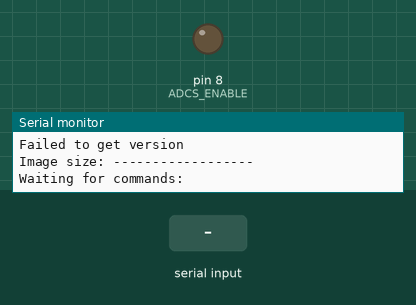
Simulated run of this sketch. Board: Arduino Uno, built with avr-gcc and run on an emulated ATmega328P. Parts: output pins drawn as LEDs (lit = HIGH), the last lines printed to the serial monitor. The test bench sets the inputs (shaded band). Pins used as bus, display or sensor lines are not drawn.

Above: at 2.5 s.
2.6 s: "ENADCS\n" received over Serial
At 3.0 s:
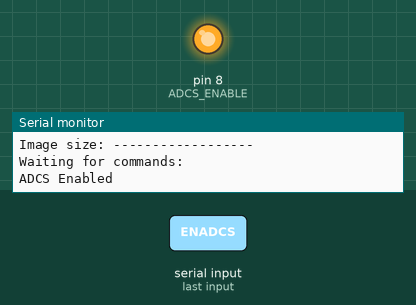
4.1 s: "TEMPOBC\n" received over the second serial link
5.6 s: "TEMPOBC\n" received over Serial
7.1 s: "TEMPEPS\n" received over the second serial link
8.6 s: "TEMPEPS\n" received over Serial
10.1 s: "VBAT\n" received over the second serial link
Timing chart, 0 to 12.6 s (numbered marks = the images above; inputs shaded):
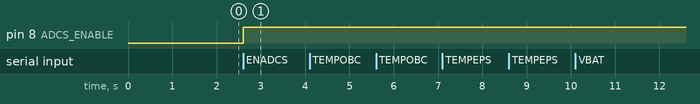

The sketch:

OBCIntegratedExercises.ino
```cpp
#include <Adafruit_VC0706.h>
#include <SoftwareSerial.h>
#include <SPI.h>
#include <LoRa.h>


#define PIN_VBAT   A0
#define PIN_OBCTEMP A1

#define RFM95_CS 10
#define RFM95_RST 9
#define RFM95_INT 2

#define ADCS_RESET 7      // Active Low
#define ADCS_ENABLE 8     // Active Low


// Change to 434.0 or other frequency, must match RX's freq!
// #define RF95_FREQ 434.0 //915.0

#define ENABLE_PAYLOAD_SERIAL
#define ENABLE_TELEMETRY_SERIAL

SoftwareSerial ADCSSerial (3,4);

SoftwareSerial cameraconnection(5,6);

Adafruit_VC0706 cam = Adafruit_VC0706(&cameraconnection);


String secretKey = "STAFFORDPWROX";
String inputmsg;

uint8_t OBCconnected = 0;

// User Flags

#define SERIALMODE      // If this line is "UNCOMMENTED", the OBC will function with Serial over USB and LoRa radio will be disabled.
                        // "COMMENT" this line to use the LoRa radio.

void setup()
{
  pinMode(ADCS_ENABLE, OUTPUT);
  digitalWrite(ADCS_ENABLE, LOW);
  pinMode(ADCS_RESET, OUTPUT);
  digitalWrite(ADCS_RESET, HIGH);
  pinMode(RFM95_RST, OUTPUT);
  digitalWrite(RFM95_RST, HIGH);

  Serial.begin(9600);
  Serial.print("On Board Computer ");
  Serial.print(secretKey);
  Serial.println(" initialized");

  #ifndef SERIALMODE
    setupLora();
  #endif
  cameraSetup();

  Serial.println("------------------");
  Serial.println("Waiting for commands: ");

  ADCSSerial.begin(9600);
}

void loop()
{
  #ifdef SERIALMODE
    if(Serial.available())
    {
      inputmsg = Serial.readStringUntil('\n');
      inputmsg.trim();
      // if(inputmsg.equals("ENADCS"))
      // {
      //   digitalWrite(ADCS_ENABLE, HIGH);
      //   Serial.println("ADCS Enabled");
      // }
      if(inputmsg.equals("TEMPOBC"))
      {
        readOBCTemp();
      }
      if(inputmsg.equals("TEMPEPS"))
      {
        readEPSTemp();
      }
      if(inputmsg.equals("VBAT"))
      {
        readVbat();
      }
      if(inputmsg.equals("ENADCS"))
      {
        enableADCS();
      }
      if(inputmsg.equals("TIME"))
      {
        sendTime();
      }
      if(inputmsg.equals("CAM"))
      {
        ADCSSerial.end();
        takePictureSendSerial();
        ADCSSerial.begin(9600);
      }
      else
      {
        ADCSSerial.println(inputmsg);
      }
    }

  #else

    receiveLora();
  #endif

  if(ADCSSerial.available())
  {
    String content = ADCSSerial.readStringUntil('\n');
    content.trim();

    #ifdef SERIALMODE
      Serial.println(content);
    #else
      // send packet
      LoRa.beginPacket();
      LoRa.print(content);
      LoRa.endPacket();
    #endif
  }
}


// OTHER FUNCTIONS

// LoRa INITIAL SETUP
void setupLora(void)
{

  if (!LoRa.begin(434E6)) {
    Serial.println("Starting LoRa failed!");
  }
  else
  {
    Serial.println("LoRa radio init OK!");
  }
  // LoRa.setSyncWord(1);
}

// LoRa RECEPTION
void receiveLora(void)
{
  // try to parse packet
  int packetSize = LoRa.parsePacket();
  if (packetSize) {
    // received a packet
    String LoRaData ="";

    // read packet
    while (LoRa.available()) {
      LoRaData = LoRaData+(char)LoRa.read();
    }

    if(LoRaData.substring(0, secretKey.length()) == secretKey)
    {
      LoRaData.remove(0, secretKey.length());
      Serial.println(LoRaData);
    }

    if(LoRaData != "CAM")
    {
      Serial.print("Received packet '");
      Serial.print(LoRaData);
      Serial.println("'");
    }

    if(LoRaData == "VBAT")
    {
      readVbat();
    }
    if(LoRaData == "ENADCS")
    {
      enableADCS();
    }
    if(LoRaData == "TEMPOBC")
    {
      readOBCTemp();
    }
    if(LoRaData == "TEMPEPS")
    {
      readEPSTemp();
    }
    if(LoRaData == "CAM")
    {
      ADCSSerial.end();
      takePictureSendSerial();
      ADCSSerial.begin(9600);
    }
    if(LoRaData == "TIME")
    {
      sendTime();
    }
    if(LoRaData == "ALL")
    {
      sendAll();
      ADCSSerial.println(LoRaData);
    }
    else
    {
      ADCSSerial.println(LoRaData);
    }
  }
}

// LoRa TRANSMISSION
void transmitLora()
{
  // send packet
  LoRa.beginPacket();
  LoRa.print(inputmsg);
  LoRa.endPacket();
}

void sendPhoto()
{
    // send packet
  LoRa.beginPacket();
  LoRa.print(inputmsg);
  // LoRa.print(counter);
  LoRa.endPacket();
}

// THIS FUNCTION WILL SETUP THE CAMERA
void cameraSetup(void)
{
  Serial.println("VC0706 Camera snapshot test");

  // Try to locate the camera
  if (cam.begin()) {
    Serial.println("Camera Found!");
  }
  else
  {
    Serial.println("No camera found!");
  }

  char *reply = cam.getVersion();
  if (reply == 0) {
    Serial.println("Failed to get version");
  } else {
    Serial.println("Camera Version:");
    Serial.print(reply);
  }

  cam.setImageSize(VC0706_640x480);        // biggest
  //cam.setImageSize(VC0706_320x240);        // medium
  // cam.setImageSize(VC0706_160x120);          // small

  uint8_t imgsize = cam.getImageSize();
  Serial.print("Image size: ");
  if (imgsize == VC0706_640x480) Serial.println("640x480");
  if (imgsize == VC0706_320x240) Serial.println("320x240");
  if (imgsize == VC0706_160x120) Serial.println("160x120");
  delay(500);
}

// THIS FUNCTION WILL TAKE A PICTURE AND SEND IT BY SERIAL USB
void takePictureSendSerial()
{
  // inputmsg.concat("Image Incoming");
  // transmitLora();
  cameraconnection.listen();
  // cam.begin();
  //cam.reset();
  cam.takePicture();

  // Get the size of the image (frame) taken
  uint32_t jpglen = cam.frameLength();
  //Serial.println(sizeof(jpglen));

  // Read all the data up to # bytes!
  byte wCount = 0; // For counting # of writes
  while (jpglen > 0)
  {
    // read 32 bytes at a time;
    uint8_t *buffer;
    uint8_t bytesToRead = min((uint32_t)32, jpglen); // change 32 to 64 for a speedup but may not work with all setups!
    buffer = cam.readPicture(bytesToRead);
    inputmsg = buffer;
    sendPhoto();
    delay(50);
    Serial.println(bytesToRead);
    Serial.write(buffer, bytesToRead);

    jpglen -= bytesToRead;
  }

  cam.resumeVideo();
}


void readOBCTemp(void)
{
  int reading = analogRead(A1);
  float temp = (reading * (5100.00 / 1024.00)) / 10.00;
  #ifdef SERIALMODE
    Serial.print("OBC Temperature: ");
    Serial.print(temp);
    Serial.println(" Celsius");
  #else
    inputmsg = secretKey;
    inputmsg.concat("OBC Temperature: ");
    inputmsg.concat(temp);
    inputmsg.concat(" Celsius");
    transmitLora();
    inputmsg = "";
  #endif
}

void readEPSTemp(void)
{
  int reading = analogRead(A2);
  float temp = (reading * (5100.00 / 1024.00)) / 10.00;
  #ifdef SERIALMODE
    Serial.print("EPS Temperature: ");
    Serial.print(temp);
    Serial.println(" Celsius");
  #else
    inputmsg = secretKey;
    inputmsg.concat("EPS Temp is: ");
    inputmsg.concat(temp);
    inputmsg.concat(" Celsius");
    transmitLora();
    inputmsg = "";
  #endif
}

void readVbat(void)
{
  float vbat = analogRead(A0);
  vbat = vbat * (5.10 / 1023.00);
  #ifdef SERIALMODE
    Serial.print("Battery voltage: ");
    Serial.print(vbat);
    Serial.println("V");
  #else
    inputmsg = secretKey;
    inputmsg.concat("Battery voltage: ");
    inputmsg.concat(vbat);
    inputmsg.concat("V");
    transmitLora();
    inputmsg = "";
  #endif
}

void enableADCS()
{
  digitalWrite(ADCS_ENABLE, HIGH);
  #ifdef SERIALMODE
    Serial.println("ADCS Enabled");
  #else
    inputmsg = secretKey;
    inputmsg.concat("ADCS Enabled");
    transmitLora();
    inputmsg = "";
  #endif
}

void sendTime()
{
  unsigned long timenow = millis() / 1000;
  #ifdef SERIALMODE
    Serial.print("Time since boot: ");
    Serial.print(timenow);
    Serial.println("s");
  #else
    inputmsg = secretKey;
    inputmsg.concat("Time since boot: ");
    inputmsg.concat(timenow);
    inputmsg.concat("s");
    transmitLora();
    inputmsg = "";
  #endif
}

void sendAll()
{
  readEPSTemp();
  delay(50);
  readVbat();
  delay(50);
  readOBCTemp();
  delay(50);
  sendTime();
  delay(50);
}
```

Measured:
- after the input at 2.6 s, pin 8 (ADCS_ENABLE): LOW → HIGH at once
